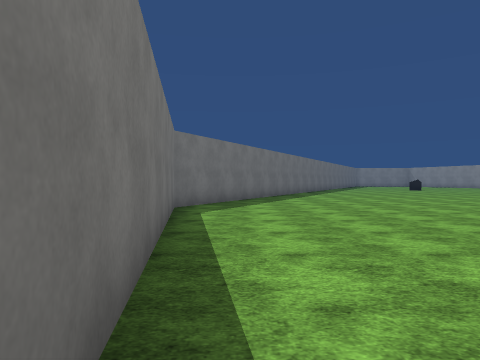
[1] (above)

24 first-person views from a walk through a scene from a Unity 3-D project. The camera is 1.3 m above the floor, looks level and sees 70° across. The floor is counted in squares, 2 m on a side. Each view is taken from the middle of a square. On the plan, view 1 faces up. The plan holds only what a view shows up to about 10 squares ahead; the rest is blank. The place goes on beyond the plan. Flat ground stands in for the terrain. Surface patterns are stand-ins for the level's own textures.

[2]
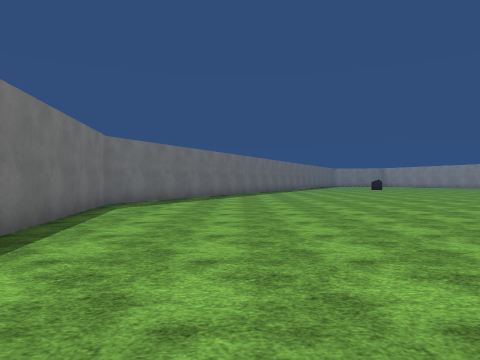

[3]
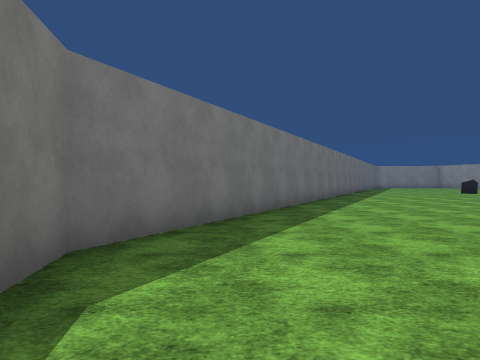

[4]
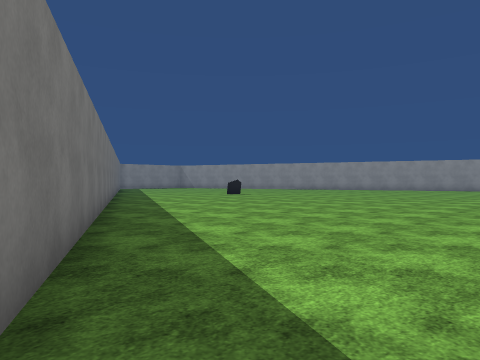

[5]
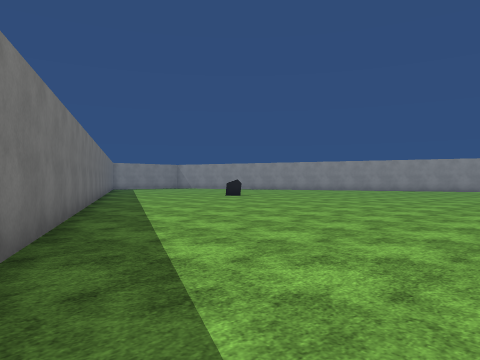

[6]
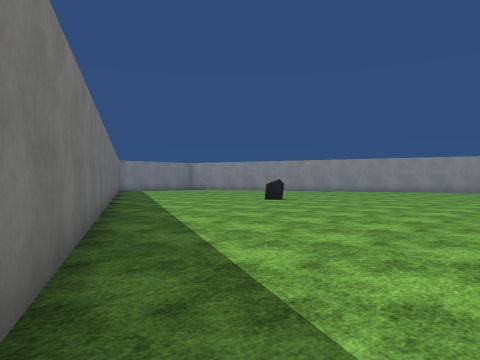

[7]
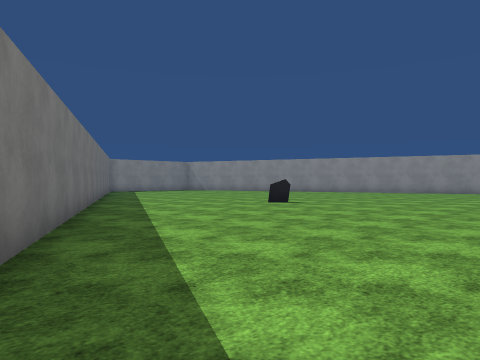

[8]
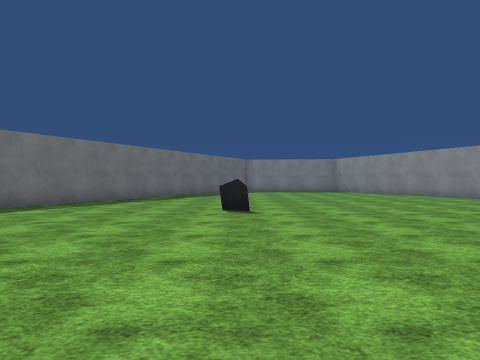

[9]
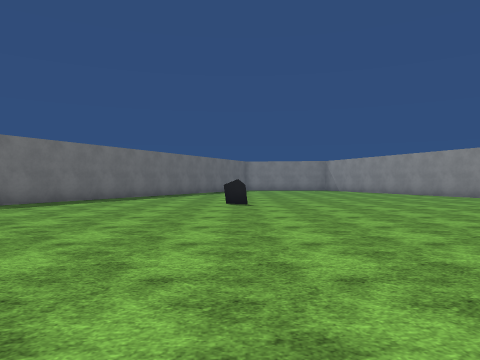

[10]
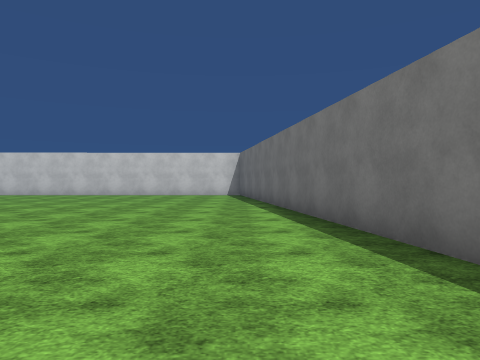

[11]
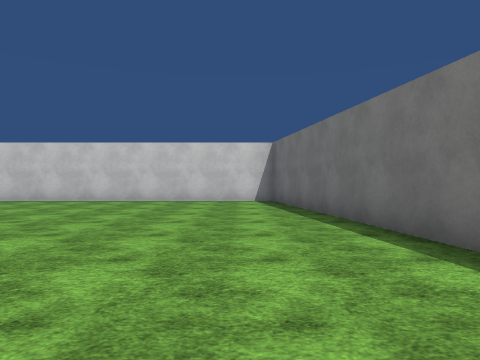

[12]
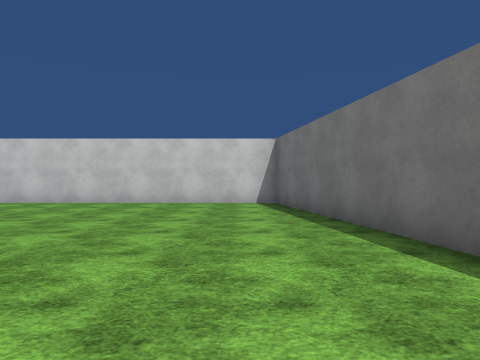

[13]
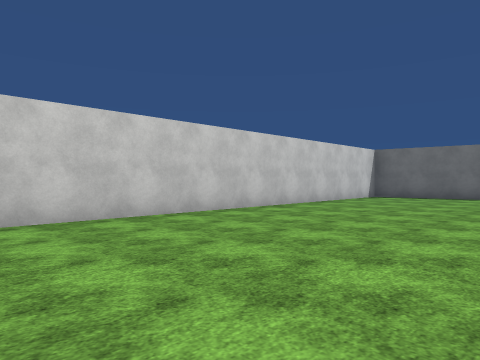

[14]
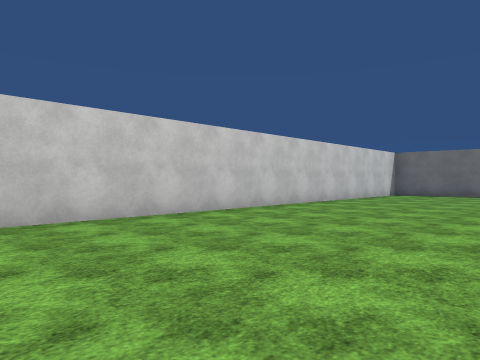

[15]
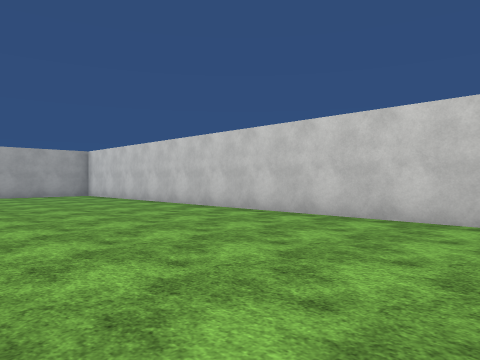

[16]
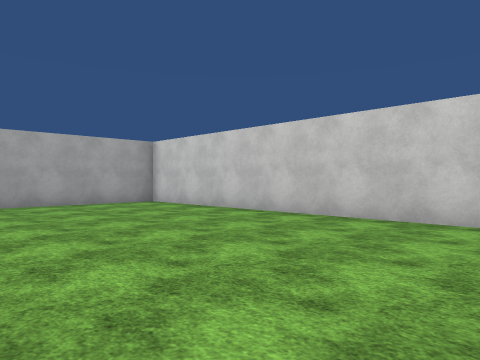

[17]
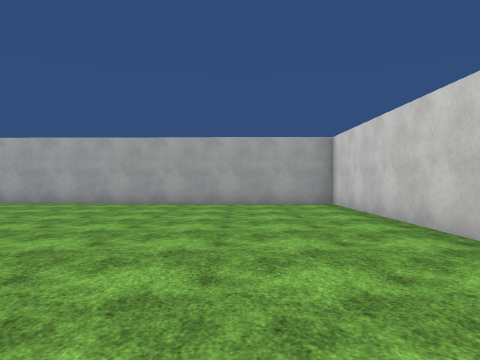

[18]
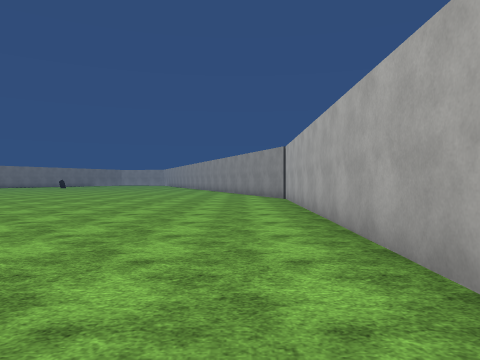

[19]
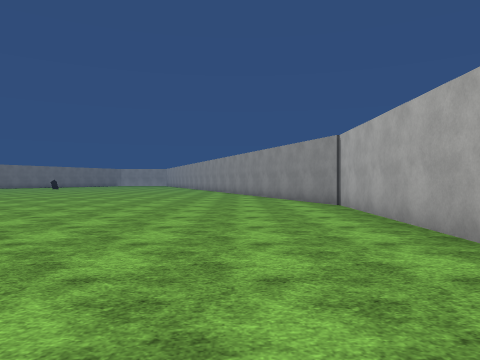

[20]
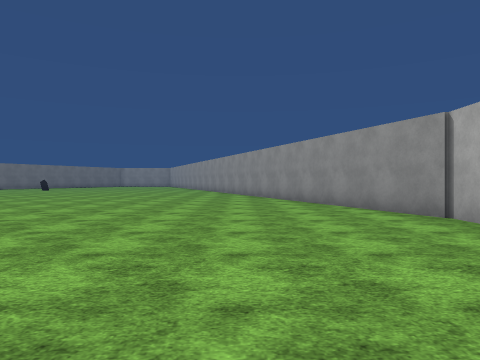

[21]
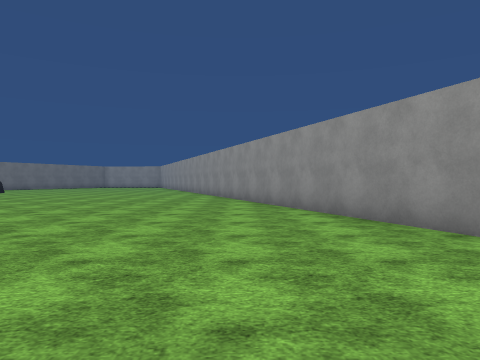

[22]
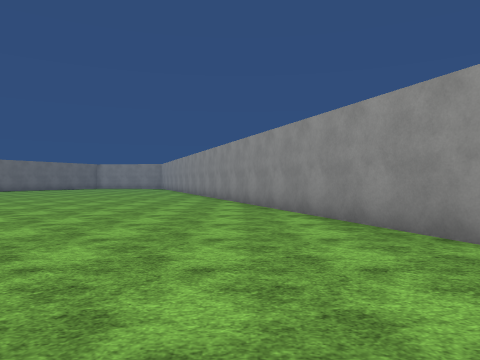

[23]
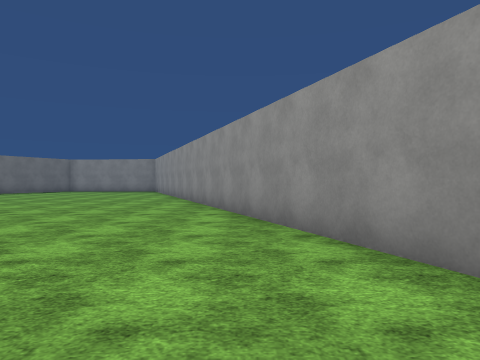

[24]
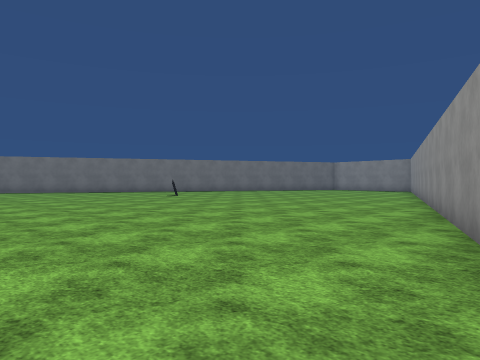

### Floor plan
Points are (right, up) in squares from view 1. A wall is a line through its corners. A room is listed if a view was taken in it or the views show most of it. See-through windows are left out.
Room 1 (views 1, 2, 3, 4, 5, 6, 7, 8, 9, 10, 11, 12, 13, 14, 15, 16, 17, 18, 19, 20, 21, 22, 23, 24)
walls: (11.3, 21) (10.5, 21.4); (6.8, 24.5) (-1.5, 8.1) (1, -8.7) (26.3, -8.5) (26.6, 5.7) (19.7, 24)

Where each view was taken, in squares from view 1:
view 1: 0 up, 0 right, facing up
view 2: 1 down, 2 right, facing up
view 3: 5 up, 0 right, facing up
view 4: 10 up, 0 right, facing up-right
view 5: 11 up, 1 right, facing up-right
view 6: 14 up, 2 right, facing up-right
view 7: 15 up, 3 right, facing up-right
view 8: 14 up, 11 right, facing up
view 9: 12 up, 11 right, facing up
view 10: 6 up, 1 right, facing down
view 11: 2 up, 2 right, facing down
view 12: 1 up, 2 right, facing down
view 13: 3 down, 14 right, facing down-left
view 14: 3 down, 16 right, facing down-left
view 15: 3 down, 12 right, facing down-right
view 16: 3 down, 17 right, facing down-right
view 17: 6 down, 17 right, facing right
view 18: 6 down, 25 right, facing up
view 19: 3 down, 24 right, facing up
view 20: 0 up, 23 right, facing up
view 21: 4 up, 23 right, facing up
view 22: 8 up, 22 right, facing up
view 23: 14 up, 21 right, facing up
view 24: 13 up, 23 right, facing up-left
